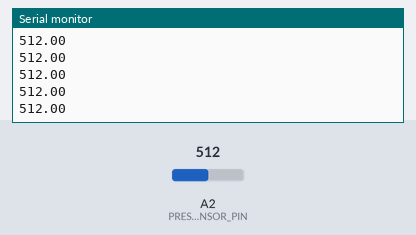
A sketch run on a simulated Arduino Uno, built with avr-gcc and run on an emulated ATmega328P. Parts: the last lines printed to the serial monitor. The inputs (shaded band) are chosen by the test bench; at power-on: A2 (PRESSURE_SENSOR_PIN) = 512.

Above: at 1.2 s.
1.3 s: A2 (PRESSURE_SENSOR_PIN) set to 716
At 2.0 s:
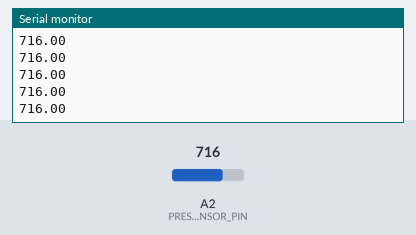
2.8 s: A2 (PRESSURE_SENSOR_PIN) set to 900
At 3.3 s:
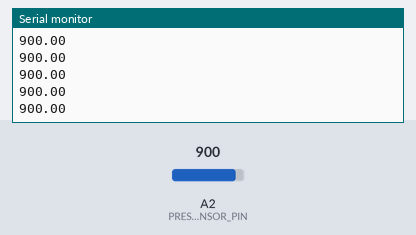
Timing chart, 0 to 5.8 s (numbered marks = the images above; inputs shaded):
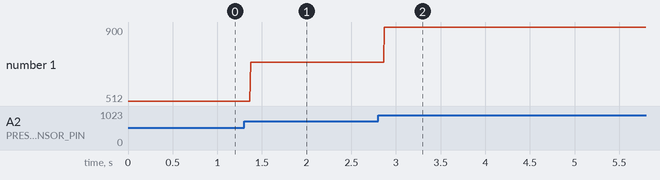

Measured:
- after the input at 1.3 s, the serial monitor: prints a new line after 0.07 s (image 1)
- after the input at 2.8 s, the serial monitor: prints a new line after 0.07 s (image 2)
- plotted number 1: 512 → 716 after the input at 1.3 s, 716 → 900 after the input at 2.8 s

The sketch:

pressureSensor.ino.ino
```cpp
#define PRESSURE_SENSOR_PIN A2

double currentPressure;


void setup(){
    pinMode(PRESSURE_SENSOR_PIN, INPUT);
    Serial.begin(9600);
}

void loop(){
    currentPressure = analogRead(PRESSURE_SENSOR_PIN);
    Serial.println(currentPressure);
}
```
